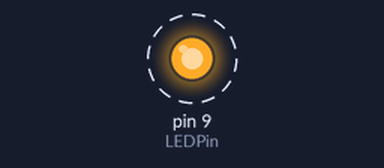
Bench run of a sketch on a simulated Arduino Uno, built with avr-gcc and run on an emulated ATmega328P. Shown: output pins drawn as LEDs (lit = HIGH). Dashed ring = blinking.

Above: at 0.5 s.
Timing chart, 0 to 4.6 s (numbered marks = the images above):
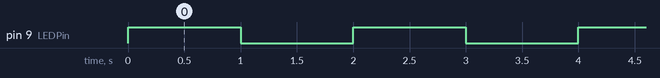

Measured:
- by itself, pin 9 (LEDPin): alternates HIGH for 1.0 s and LOW for 1.0 s

The sketch:

Arduino_LED_Blink.ino
```cpp
int LEDPin = 9; //Arduino Digital Pin 9

void setup() {
  pinMode(LEDPin,OUTPUT);  //Set the direction of LEDpin
  digitalWrite(LEDPin,LOW);//Initially, keep the LED OFF
}

void loop() {
  digitalWrite(LEDPin,HIGH); //Write HIGH to ON the LED
  delay(1000);               //Wait for a second
  digitalWrite(LEDPin,LOW);  //Write LOW to OFF the LED
  delay(1000);               //Wait for a second
}
```
